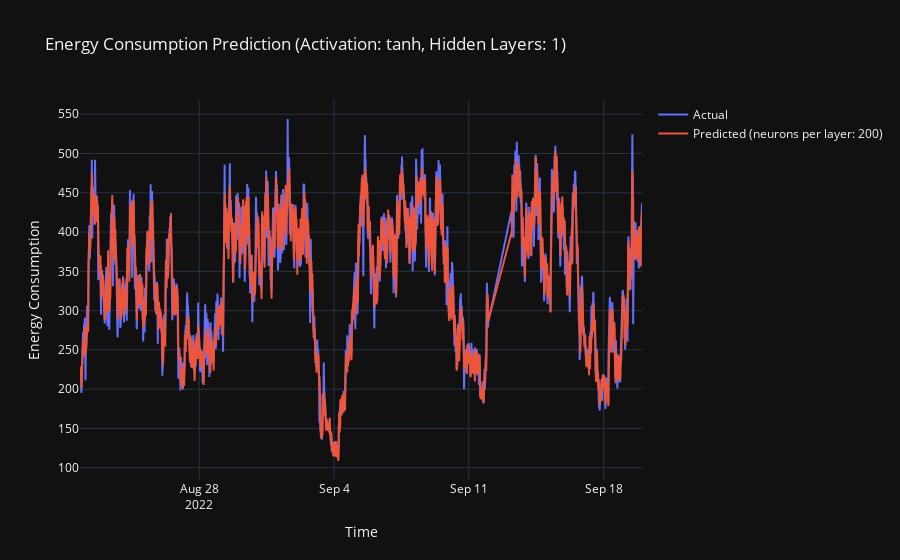

Here is the notebook cell this chart was saved with:
### Code cell
# test train
hidden_layers = 1
neurons_per_layer = 200
learning_rate = 0.01
activation = 'tanh'
batch_size = 32

model= Sequential([
    Input(shape = X_train.shape[1:]),
    Dense(50, activation='tanh'),
    Dense(100, activation='selu'),
    Dense(25, activation='tanh'),
    Dense(100, activation='selu'),
    Dense(25, activation='exponential'),
    Dense(1)
])

model.compile(
    loss=rmse,
    optimizer=Adam(),
    metrics=[rmse]
)

# model = create_model(hidden_layers, neurons_per_layer, learning_rate, activation)

history = model.fit(X_train_norm, y_train, validation_data=(X_test_norm, y_test), batch_size=batch_size, epochs=num_epochs)

# Calculate the validation loss
val_loss = eval_metric(y_test, model.predict(X_test_norm))

# Generate a plot of the predictions vs. actual values
y_pred = model.predict(X_realitytest_norm)
# y_pred = scaler.inverse_transform(y_pred_norm)
# y_test_orig = scaler.inverse_transform(y_test.reshape(-1, 1)).flatten()

fig = go.Figure()
fig.add_trace(go.Scatter(x=X_realitytest.index, y=y_realitytest, name='Actual', mode='lines'))
fig.add_trace(go.Scatter(x=X_realitytest.index, y=y_pred.flatten(), name='Predicted (neurons per layer: {})'.format(neurons_per_layer), mode='lines'))
fig.update_layout(title='Energy Consumption Prediction (Activation: {}, Hidden Layers: {})'.format(activation, hidden_layers), xaxis_title='Time', yaxis_title='Energy Consumption')
fig.show()

### Figure 1 — Plotly figure (JSON) as saved in the notebook; plotly's stock layout.template omitted (floating-point values rounded to 4 significant figures; data arrays with more than 128 entries replaced by an {"elided": "..."} marker saying what was removed)
{"data": [{"mode": "lines", "name": "Actual", "x": {"elided": "2688 str values"}, "y": {"elided": "2688 float values"}, "type": "scatter"}, {"mode": "lines", "name": "Predicted (neurons per layer: 200)", "x": {"elided": "2688 str values"}, "y": {"elided": "2688 float values"}, "type": "scatter"}], "layout": {"title": {"text": "Energy Consumption Prediction (Activation: tanh, Hidden Layers: 1)"}, "xaxis": {"title": {"text": "Time"}}, "yaxis": {"title": {"text": "Energy Consumption"}}}}
